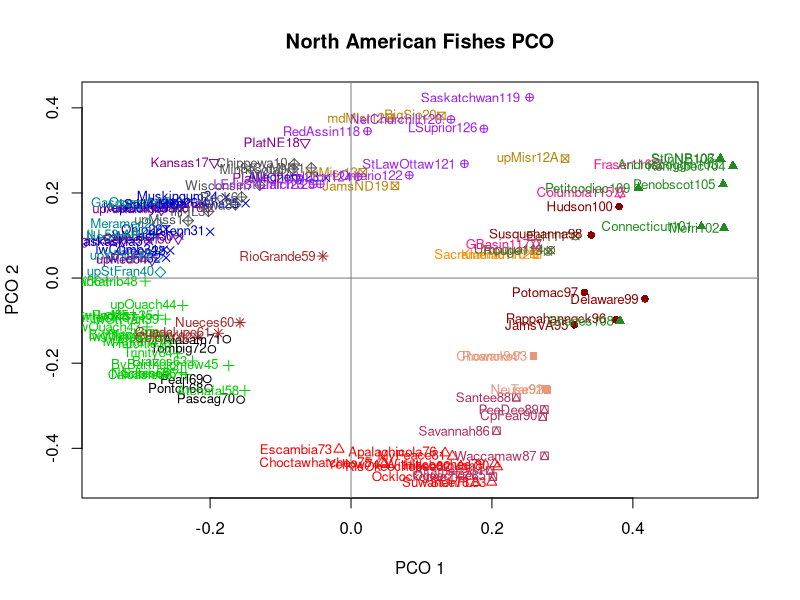

Source code (R):
# Load libraries needed for the analysis.
# Vegan provides Hellinger transformation.
# Lattice provides 3-D plotting.

#setwd('~/biogeo')

library(vegan)

###################################################
# Define colors for later plotting
###################################################
mycolors = c('black', 'red', 'green3', 'blue3', 'darkcyan', 'darkmagenta', 'darkgoldenrod', 'brown','gray33',' purple', 'deeppink1', 'darkorange', 'darkolivegreen', 'maroon', 'darksalmon', 'darkred','forestgreen','darkblue', 'darkturquoise','gray50')

###################################################
# Read the Fish Data File
###################################################
nataxa = read.delim('NA_fishes2.txt', header = TRUE, row.names = 1)

# Transform the data
nataxa.hel = decostand(nataxa,method='hellinger')

# Calculate distance between watersheds using Bray-Curtis dissimilarity.
nataxa.dist = vegdist(nataxa.hel, method = 'bray', binary=TRUE)


###################################################
# Cluster Analysis 
###################################################
# Need to do a bit of cluster work to get groups for the PCO.
# Don't plot the cluster though.

nataxa.clust=hclust(nataxa.dist, method='ward')
nataxa.clust.cut = cutree(nataxa.clust, k=17)


###################################################
# Principal Coordinates Analysis 
###################################################
# Principal coordinates analysis is a method that allows complex data
# to be more readily interpreted.  Here, similar watersheds tend to cluster
# together in 2-D space, providing a different view of the cluster 
# results
nataxa.pco = cmdscale(nataxa.dist, k = 3, eig=TRUE)
plot(nataxa.pco$points, main = 'North American Fishes PCO', xlab = 'PCO 1', ylab = 'PCO 2', col=mycolors[nataxa.clust.cut], pch=nataxa.clust.cut)

text(nataxa.pco$points, labels = rownames(nataxa), col=mycolors[nataxa.clust.cut], adj=1.1, cex=0.8)
abline(h=0, col='grey50')
abline(v=0, col='grey50')

#plot(nataxa.pco$points[,2], nataxa.pco$points[,3], main = 'North American Fishes PCO 2 x 3', xlab = 'PCO 2', ylab = 'PCO 3', col=mycolors[nataxa.clust.cut], pch=nataxa.clust.cut)

#text(nataxa.pco$points[,2], nataxa.pco$points[,3], labels = rownames(nataxa), col=mycolors[nataxa.clust.cut], adj=1.1, cex=0.8)

#abline(h=0, col='grey50')
#abline(v=0, col='grey50')


###################################################
# 3-D plot of PCO results that can be rotated.
###################################################
# Remove the next three comment hashes, copy and paste into the R Console to 
# make a 3-D plot of the PCO results.
# Left-click to rotate plot
# Right-click to zoom in and out.

#library('rgl')

#plot3d(nataxa.pco$points, col = mycolors[nataxa.clust.cut], type='s', size=0.5, xlab='PCO1', ylab='PCO2', zlab='PCO3')

#text3d(nataxa.pco$points, text=rownames(nataxa), col = mycolors[nataxa.clust.cut], cex=0.7, adj = -0.3)


###################################################
# 3-D plot of PCO Results 
###################################################
# Remove the next three comment hashes, copy and paste into the R Console to 
# make a 3-D plot of the PCO results.

#library('lattice')

#pco.mat = matrix(nataxa.pco$points, ncol=3)

#cloud(pco.mat[,3]~pco.mat[,1]*pco.mat[,2], pch=1:17, groups = nataxa.clust.cut, xlab='PCO 1', ylab = 'PCO 2', zlab = 'PCO 3', main = 'North American Fishes\nPrincipal Coordinates Analysis')


###################################################
# Performs a principal components analysis and
# plots in rotatable 3-D 
###################################################
#ord <- prcomp(t(nataxa.hel), scale=TRUE, center=FALSE)
#plot3d(ord$rotation[,1], ord$rotation[,2], ord$rotation[,3], col = mycolors[nataxa.clust.cut], type='s', size=0.5, xlab='PCA1', ylab='PCA2', zlab='PCA3')
#text3d(ord$rotation[,1], ord$rotation[,2], ord$rotation[,3], text=rownames(nataxa), col = mycolors[nataxa.clust.cut], cex=0.7, adj = -0.3)
